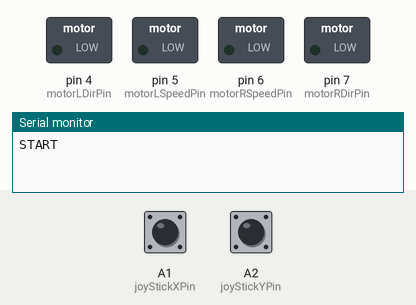
This sketch was run on a simulated Arduino Uno, built with avr-gcc and run on an emulated ATmega328P. On the bench: switched loads named in the sketch (green lamp = pin HIGH), the last lines printed to the serial monitor. The test bench sets the inputs (shaded band); at power-on: A1 (joyStickXPin) LOW, A2 (joyStickYPin) LOW.

Above: at 1.2 s.
1.3 s: A1 (joyStickXPin) pulsed HIGH 5 times (0.12 s each, 0.3 s apart)
At 3.0 s:
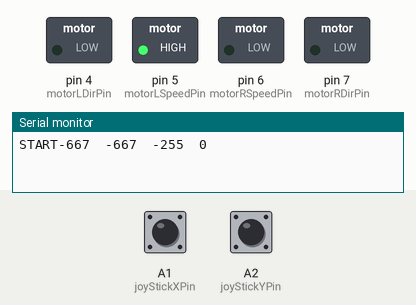
At 4.7 s:
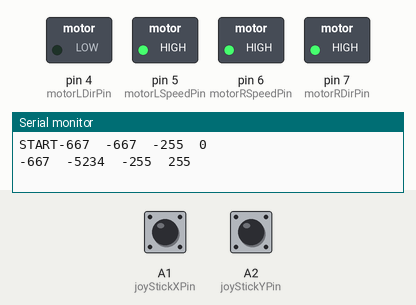
5.8 s: A2 (joyStickYPin) pulsed HIGH 5 times (0.12 s each, 0.3 s apart)
At 7.4 s:
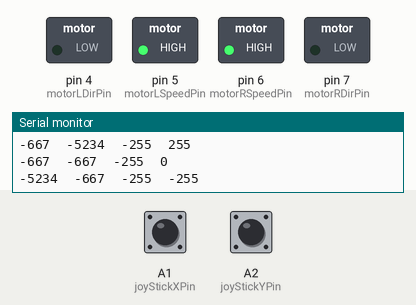
Timing chart, 0 to 10.4 s (numbered marks = the images above; inputs shaded):
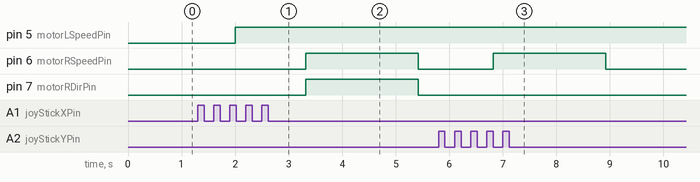

The sketch:

JoystickControlRobot.ino
```cpp
/*+++++++++++++++++++++++++++++++++++++++++++++++++++
Author      : Fahmi Ghani
Date        : 11 July 2015
Project     : Joystick control differential drive dc motor robot
Component   : Analog Joystick
              2Amp motor driver shield
              DC Motor
Description : Control DC motor direction using Joystick
Video :https://www.youtube.com/watch?v=kfT3eoNAM-Q
+++++++++++++++++++++++++++++++++++++++++++++++++++*/

//Set pin numbers:
const byte joyStickYPin = A2;
const byte joyStickXPin = A1;

//This pin is depend on what motor driver you use, and how you wired it.
const byte motorLSpeedPin = 5; //Left Speed Pin
const byte motorLDirPin = 4;   //Left Direction Pin
const byte motorRSpeedPin = 6; //Right Speed Pin
const byte motorRDirPin = 7;   //Right Direction Pin

//variables
//Joystick input variables
int joyXValue = 0;
int joyYValue = 0;
int joyValueMax = 2000;
int joyValueMin = 1000;
int joyValueMid = 1500; //Joystick value when in default position.
int joyValueMidUpper = joyValueMid + 100; //Add +-100 as joystick deadzone
int joyValueMidLower = joyValueMid - 100;
//The "joystick deadzone" is the area around the center of a joystick that does not respond to movement.
//It is designed to cut down on accidental movement caused by "jitter"

//DC motor variables
int speedFwd = 0;
int speedTurn = 0;
int speedLeft = 0;
int speedRight = 0;

byte motorSpeed = 0;
byte motorSpeedMax = 255; //Maximum Speed
byte motorSpeedMin = 90; //set to smallest value that make motor move (default 0)
                         // DC motor that I use start to move at 90 pwm value

void setup()
{
    Serial.begin(9600);
    Serial.print("START" );

    pinMode(joyStickXPin, INPUT);
    pinMode(joyStickYPin, INPUT);
    pinMode(motorLSpeedPin, OUTPUT);
    pinMode(motorLDirPin, OUTPUT);
    pinMode(motorRSpeedPin, OUTPUT);
    pinMode(motorRDirPin, OUTPUT);
}

void loop()
{
   // joyXValue = analogRead(joyStickXPin); //Turn
   // joyYValue = analogRead(joyStickYPin); //Forward/backward

    //Read PWM value form receiver
    joyXValue = pulseIn(joyStickXPin,HIGH);
    joyYValue = pulseIn(joyStickYPin,HIGH);

    //Map joystick value to speed value
    if(joyYValue > joyValueMidUpper)//forward
    {
        speedFwd = map(joyYValue, joyValueMidUpper, joyValueMax, motorSpeedMin, motorSpeedMax);
    }
    else if(joyYValue < joyValueMidLower) //backward
    {
        speedFwd = map(joyYValue, joyValueMidLower, joyValueMin, -motorSpeedMin, -motorSpeedMax);
    }
    else
    {
       speedFwd =0;
    }

    if(joyXValue > joyValueMidUpper) //right
    {
        speedTurn = map(joyXValue, joyValueMidUpper, joyValueMax, motorSpeedMin, motorSpeedMax);
    }
    else if(joyXValue < joyValueMidLower) //left
    {
        speedTurn = map(joyXValue, joyValueMidLower, joyValueMin, -motorSpeedMin, -motorSpeedMax);
    }
    else
    {
       speedTurn =0;
    }

    //Convert Forward speed and Turn Speed to Motor left and Motor Right speed
    speedLeft = speedFwd + speedTurn;
    speedRight = speedFwd - speedTurn;

    speedLeft = constrain(speedLeft, -255, 255);
    speedRight = constrain(speedRight, -255, 255);

    //Send the Motor speed value to Motor Driver
    MoveRobot(speedLeft,speedRight);

    //Display the value in Serial Monitor.
    Serial.print(speedFwd);
    Serial.print("\t" );
    Serial.print(speedTurn);
    Serial.print("\t" );
    Serial.print(speedLeft);
    Serial.print("\t" );
    Serial.print(speedRight);
    Serial.println(" ");

    delay(100);

}

void MoveRobot(int spdL, int spdR)
{
     //Set Motor Direction
     if(spdL>0)
     {
        digitalWrite(motorLDirPin, HIGH);
     }
     else
     {
        digitalWrite(motorLDirPin, LOW);
     }
     if(spdR>0)
     {
        digitalWrite(motorRDirPin, HIGH);
     }
     else
     {
        digitalWrite(motorRDirPin, LOW);
     }

     //Set Motor Speed
     analogWrite(motorLSpeedPin, abs(spdL));
     analogWrite(motorRSpeedPin, abs(spdR));
}
```

Measured:
- after the input at 1.3 s, pin 6 (motorRSpeedPin), pin 7 (motorRDirPin): LOW → HIGH after 2.0 s, → LOW 2.1 s later
- after the input at 5.8 s, pin 6 (motorRSpeedPin): LOW → HIGH after 1.0 s, → LOW 2.1 s later
